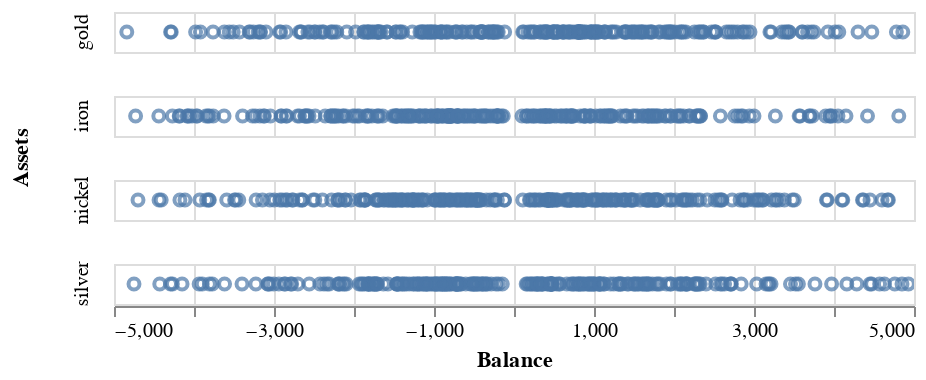

The code cell stored with this chart in its notebook:
### Code cell
# Assets in rows vs balance(X)
alt.Chart(df).mark_point().encode(
x = 'Balance',
row = 'Assets').interactive()

# alt.Chart(txn).mark_point().encode(
#     x = 'yearmonth(Dates):T', row = 'Tr_type'
# ).interactive()

### Figure 1 — Vega-Lite specification as saved in the notebook (floating-point values rounded to 4 significant figures; data arrays with more than 128 entries replaced by an {"elided": "..."} marker saying what was removed)
{"config": {"view": {"continuousWidth": 400, "continuousHeight": 300}}, "data": {"name": "data-5edddd422d2bc58d3902e396aab7e2b0"}, "mark": "point", "encoding": {"row": {"field": "Assets", "type": "nominal"}, "x": {"field": "Balance", "type": "quantitative"}}, "selection": {"selector001": {"type": "interval", "bind": "scales", "encodings": ["x", "y"]}}, "$schema": "https://vega.github.io/schema/vega-lite/v4.17.0.json", "datasets": {"data-5edddd422d2bc58d3902e396aab7e2b0": {"elided": "1000 records"}}}
